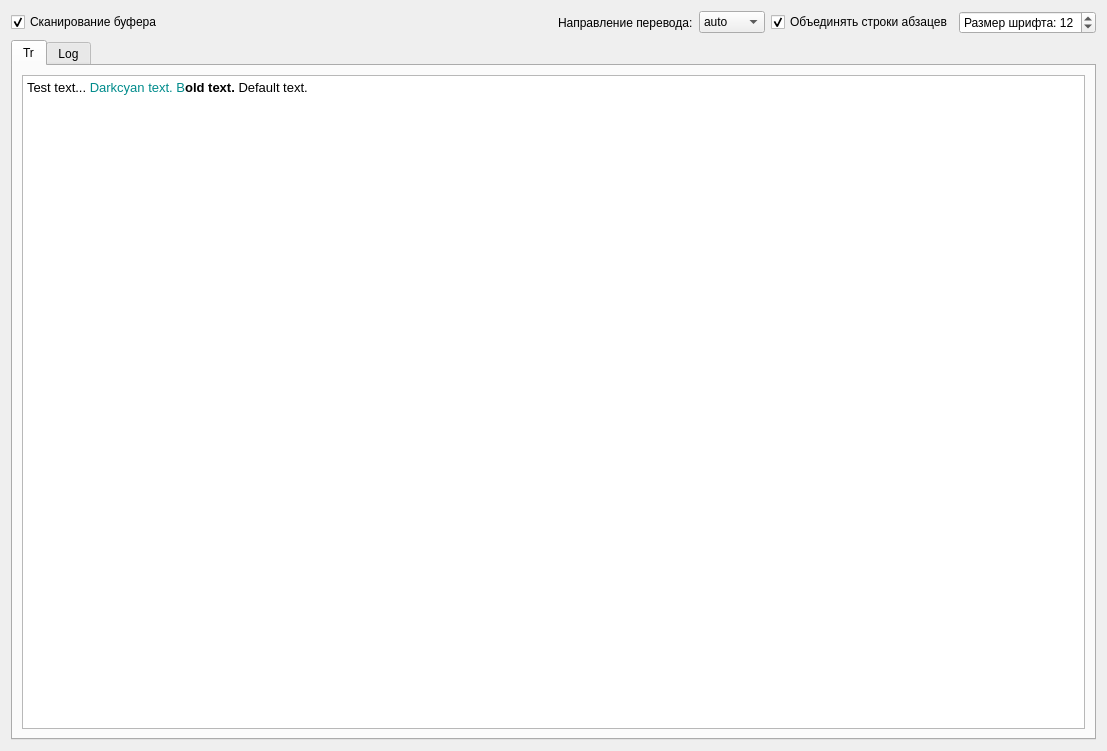
<?xml version="1.0" encoding="UTF-8"?>
<ui version="4.0">
 <class>Form</class>
 <widget class="QWidget" name="Form">
  <property name="geometry">
   <rect>
    <x>0</x>
    <y>0</y>
    <width>1107</width>
    <height>751</height>
   </rect>
  </property>
  <property name="windowTitle">
   <string>GtkTr</string>
  </property>
  <property name="windowIcon">
   <iconset resource="tr_resources.qrc">
    <normaloff>:/head_icon/books online.ico</normaloff>:/head_icon/books online.ico</iconset>
  </property>
  <layout class="QVBoxLayout" name="verticalLayout">
   <item>
    <layout class="QHBoxLayout" name="horizontalLayout">
     <property name="margin">
      <number>0</number>
     </property>
     <item>
      <widget class="QCheckBox" name="checkBox_scanning">
       <property name="text">
        <string>Сканирование буфера</string>
       </property>
       <property name="checked">
        <bool>true</bool>
       </property>
      </widget>
     </item>
     <item>
      <spacer name="horizontalSpacer">
       <property name="orientation">
        <enum>Qt::Horizontal</enum>
       </property>
       <property name="sizeHint" stdset="0">
        <size>
         <width>40</width>
         <height>20</height>
        </size>
       </property>
      </spacer>
     </item>
     <item>
      <widget class="QLabel" name="label">
       <property name="text">
        <string>Направление перевода:</string>
       </property>
       <property name="margin">
        <number>0</number>
       </property>
       <property name="indent">
        <number>5</number>
       </property>
      </widget>
     </item>
     <item>
      <widget class="QComboBox" name="comboBox_dir">
       <property name="toolTip">
        <string>Направление перевода</string>
       </property>
       <property name="currentIndex">
        <number>0</number>
       </property>
       <item>
        <property name="text">
         <string>auto</string>
        </property>
       </item>
       <item>
        <property name="text">
         <string>en→ru</string>
        </property>
       </item>
       <item>
        <property name="text">
         <string>ru→en</string>
        </property>
       </item>
      </widget>
     </item>
     <item>
      <widget class="QCheckBox" name="checkBox_strip">
       <property name="text">
        <string>Объединять строки абзацев</string>
       </property>
       <property name="checked">
        <bool>true</bool>
       </property>
      </widget>
     </item>
     <item>
      <widget class="QSpinBox" name="spinBox_textsize">
       <property name="prefix">
        <string>Размер шрифта: </string>
       </property>
       <property name="minimum">
        <number>1</number>
       </property>
       <property name="value">
        <number>12</number>
       </property>
      </widget>
     </item>
    </layout>
   </item>
   <item>
    <widget class="QTabWidget" name="tabWidget">
     <property name="currentIndex">
      <number>0</number>
     </property>
     <widget class="QWidget" name="tab_tr">
      <attribute name="title">
       <string>Tr</string>
      </attribute>
      <layout class="QVBoxLayout" name="verticalLayout_2">
       <item>
        <widget class="QTextEdit" name="textEdit_tr">
         <property name="readOnly">
          <bool>false</bool>
         </property>
         <property name="html">
          <string>&lt;!DOCTYPE HTML PUBLIC &quot;-//W3C//DTD HTML 4.0//EN&quot; &quot;http://www.w3.org/TR/REC-html40/strict.dtd&quot;&gt;
&lt;html&gt;&lt;head&gt;&lt;meta name=&quot;qrichtext&quot; content=&quot;1&quot; /&gt;&lt;style type=&quot;text/css&quot;&gt;
p, li { white-space: pre-wrap; }
&lt;/style&gt;&lt;/head&gt;&lt;body style=&quot; font-family:'Noto Sans'; font-size:10pt; font-weight:400; font-style:normal;&quot;&gt;
&lt;p style=&quot; margin-top:0px; margin-bottom:0px; margin-left:0px; margin-right:0px; -qt-block-indent:0; text-indent:0px;&quot;&gt;Test text... &lt;a name=&quot;darkcyan&quot;&gt;&lt;/a&gt;&lt;span style=&quot; color:#008b8b;&quot;&gt;D&lt;/span&gt;&lt;span style=&quot; color:#008b8b;&quot;&gt;arkcyan text. &lt;/span&gt;&lt;a name=&quot;darkcyan&quot;&gt;&lt;/a&gt;&lt;span style=&quot; color:#008b8b;&quot;&gt;B&lt;/span&gt;&lt;span style=&quot; font-weight:600;&quot;&gt;old text. &lt;/span&gt;Default text.&lt;/p&gt;&lt;/body&gt;&lt;/html&gt;</string>
         </property>
        </widget>
       </item>
      </layout>
     </widget>
     <widget class="QWidget" name="tab_log">
      <attribute name="title">
       <string>Log</string>
      </attribute>
      <layout class="QVBoxLayout" name="verticalLayout_3">
       <item>
        <widget class="QTextEdit" name="textEdit_log">
         <property name="readOnly">
          <bool>true</bool>
         </property>
        </widget>
       </item>
      </layout>
     </widget>
    </widget>
   </item>
  </layout>
 </widget>
 <resources>
  <include location="tr_resources.qrc"/>
 </resources>
 <connections/>
</ui>
